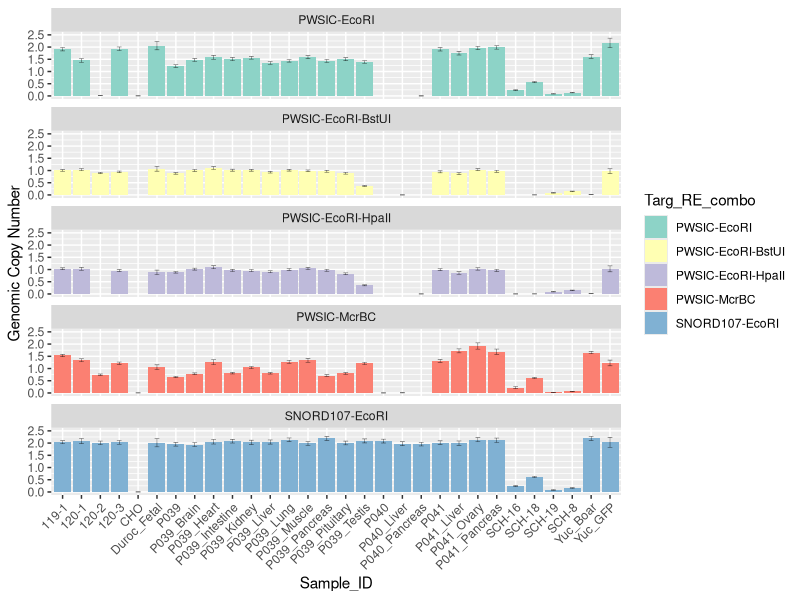
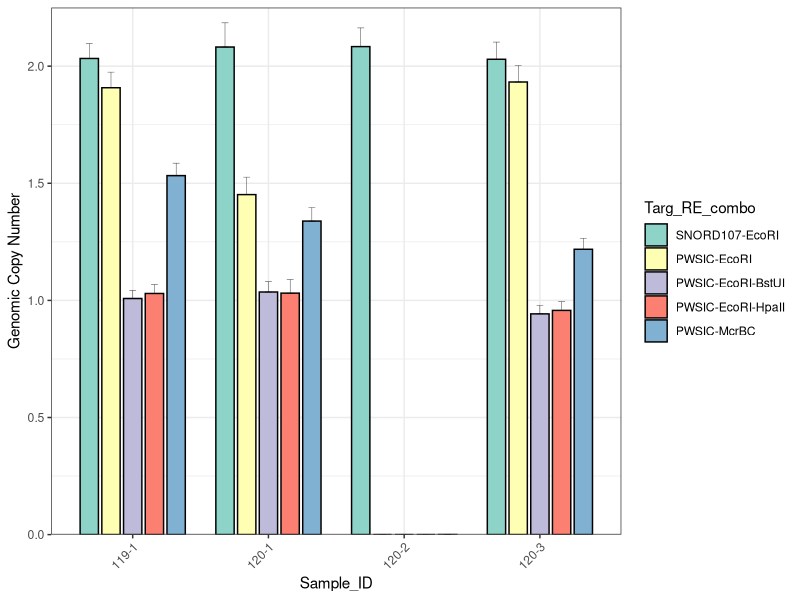
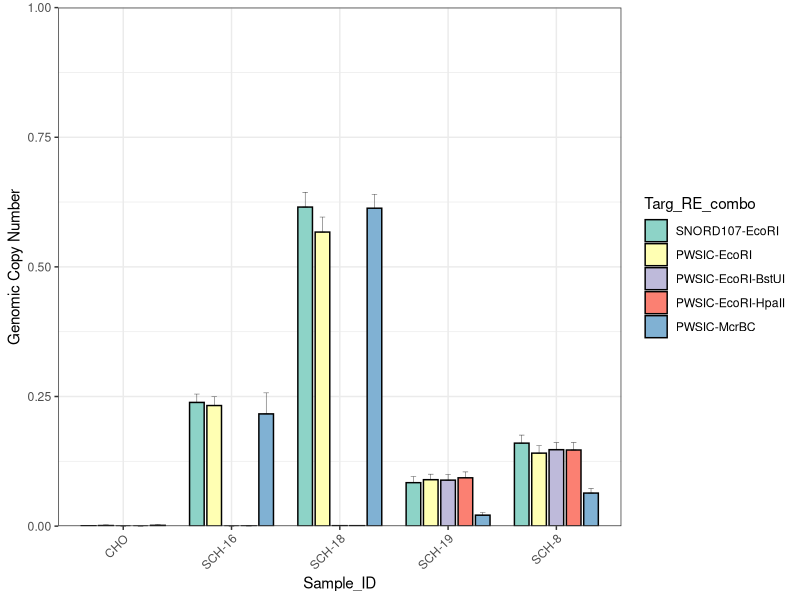
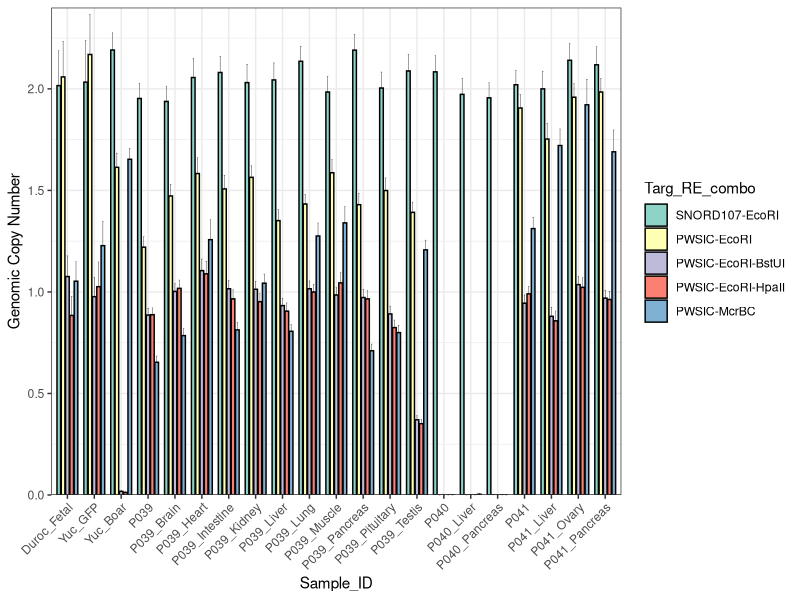
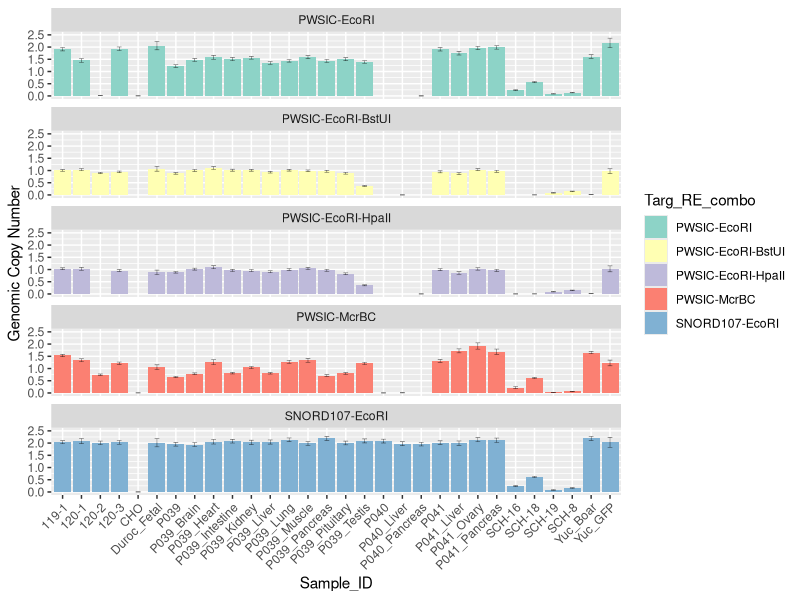
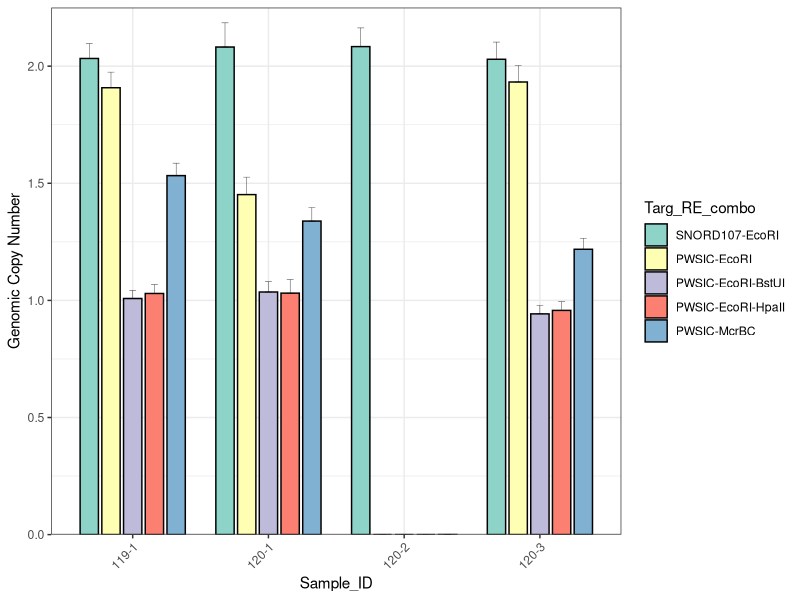
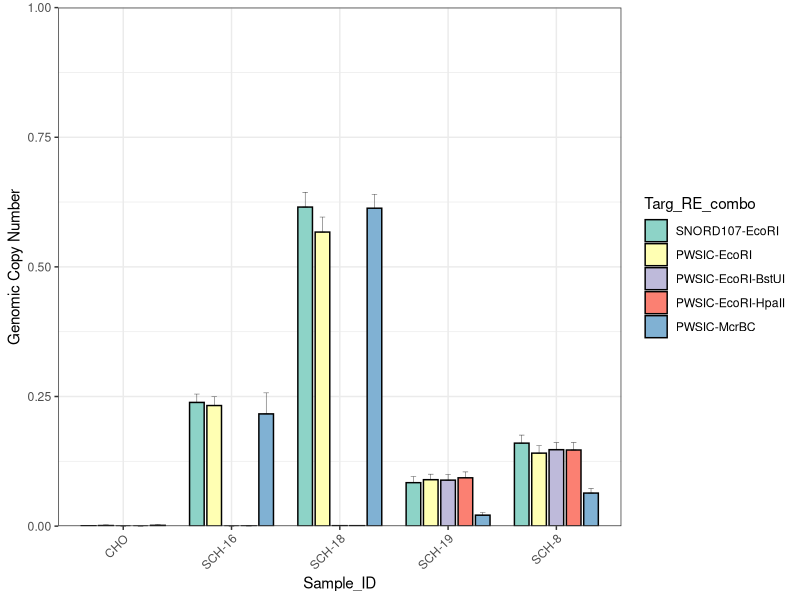
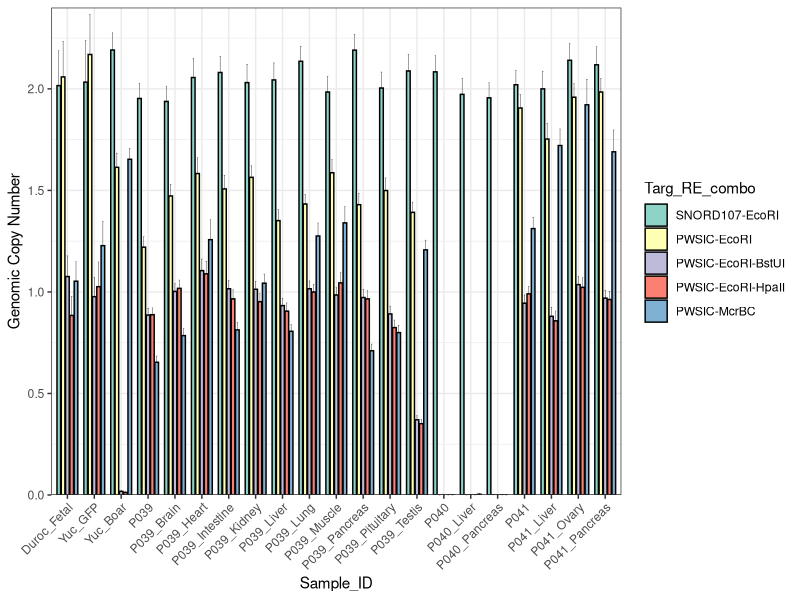

The R source for these figures, in order:
##  EK0224 PWSICdel Pig ddPCR CNV and Methylation assay
##  Script for pig PWSIC CNV and methylation ddPCR Graphing Copy of PWSIC/UBE3A or SNORD107/UBE3A using RE digests for EcoRI, EcoRI+HpaII, McrBC, EcoRI + BstUI
##  Plate 1 EcoRI and EcoRI/HpaII (PWSIC/UBE3A) and EcoRI (SNORD107/UBE3A)
##  Plate 2 McrBC and EcoRI/BstUI (PWSIC/UBE3A)
##  Dec 9th 2021; revused 2/27/2023

##  library dependencies
library(readr)
library(dplyr)
library(ggplot2)
library(tidyr)
library(forcats)
library(stringr)


## Vec list for designating RE digests
Vec_01_to_04 <- c(paste0("A", 0, 1:4), paste0("B", 0, 1:4), paste0("C", 0, 1:4), paste0("D", 0, 1:4),
                  paste0("E", 0, 1:4), paste0("F", 0, 1:4), paste0("G", 0, 1:4), paste0("H", 0, 1:4))
Vec_05_to_08 <- c(paste0("A", 0, 5:8), paste0("B", 0, 5:8), paste0("C", 0, 5:8), paste0("D", 0, 5:8),
                  paste0("E", 0, 5:8), paste0("F", 0, 5:8), paste0("G", 0, 5:8), paste0("H", 0, 5:8))
Vec_09_to_12 <- c(c(paste0("A", "09"), paste0("A", 10:12)), c(paste0("B", "09"), paste0("B", 10:12)),
                  c(paste0("C", "09"), paste0("C", 10:12)), c(paste0("D", "09"), paste0("D", 10:12)),
                  c(paste0("E", "09"), paste0("E", 10:12)), c(paste0("F", "09"), paste0("F", 10:12)),
                  c(paste0("G", "09"), paste0("G", 10:12)), c(paste0("H", "09"), paste0("H", 10:12)))

##  Import and clean data
EK0224_plate_1 <- read_csv("EK0224_PWSpig_probe_manual.csv") %>%
  select(Well, Sample, Target, ReferenceUsed, "Conc(copies/µL)", CNV, PoissonCNVMax, PoissonCNVMin, Ratio, PoissonRatioMax, PoissonRatioMin) %>% 
  filter(Target %in% c("PWSIC", "SNORD107")) %>%
  filter(!(Well %in% c("A01", "B01", "A05", "B05", "A09", "B09"))) %>% ## remove buffer-control and NTC reactions
#  mutate(Target = factor(Target, levels =  c("ACADVL_ex10", "ACADVL_in11", "ACADVL_ex15", "ACADVL_ex20"))) %>%
  mutate(Conc = as.numeric(`Conc(copies/µL)`)) %>%
  mutate(RE_dig = if_else(Well %in% Vec_01_to_04, "EcoRI",
                         if_else(Well %in% Vec_05_to_08, "EcoRI-HpaII",
                                 if_else(Well %in% Vec_09_to_12, "EcoRI", "error")))) %>%
  mutate(plate = "plate_1")

EK0224_plate_2 <- read_csv("EK0224_PWSpig_probe_plate2_manual.csv") %>%
  select(Well, Sample, Target, ReferenceUsed, "Conc(copies/µL)", CNV, PoissonCNVMax, PoissonCNVMin, Ratio, PoissonRatioMax, PoissonRatioMin) %>% 
  filter(Target == "PWSIC") %>%
  filter(!(Well %in% c("A01","B01", "A05", "B05"))) %>% ## remove buffer-control and NTC reactions
  #  mutate(Target = factor(Target, levels =  c("ACADVL_ex10", "ACADVL_in11", "ACADVL_ex15", "ACADVL_ex20"))) %>%
  mutate(Conc = as.numeric(`Conc(copies/µL)`)) %>%
  mutate(RE_dig = if_else(Well %in% Vec_01_to_04, "McrBC",
                          if_else(Well %in% Vec_05_to_08, "EcoRI-BstUI", "error"))) %>%
  mutate(plate = "plate_1")
  
##combine plates 1 and 2
EK0224_full <- rbind(EK0224_plate_1, EK0224_plate_2) %>%
  mutate(Targ_RE_combo = factor(str_c(Target, RE_dig, sep = "-")))




##adjust names for Sample
Sample_Conv <- data.frame(
  Sample = c(paste0("EK", 0, 2:9), paste0("EK", 10:31)),
  Sample_ID = factor(c("P039_Testis", "P039_Intestine", "P039_Pancreas", "P039_Liver", "P039_Kidney", "P039_Brain", "P039_Pituitary", "P039_Lung",
                       "P039_Heart", "P039_Muscle", "P040_Pancreas", "P040_Liver", "P041_Pancreas", "P041_Ovary", "P041_Liver",
                       "119-1", "120-1", "120-2", "120-3", "P039", "P040", "P041",
                       "CHO", "SCH-8", "SCH-16", "SCH-18", "SCH-19", "Yuc_Boar", "Yuc_GFP", "Duroc_Fetal")))


EK0224_full_rename <- EK0224_full %>% left_join(Sample_Conv) %>%
  select(Sample, Sample_ID, RE_dig, Target, Targ_RE_combo, ReferenceUsed, CNV, PoissonCNVMax, PoissonCNVMin, Ratio, PoissonRatioMax, PoissonRatioMin) %>%
  arrange(Sample) 



##plot of PWS_pigs by Target-RE_dig ACADVL exon
EK0224_full_rename %>%
  ggplot(aes(x = Sample_ID, y = CNV)) +
  geom_col(aes(fill = Targ_RE_combo)) +
  facet_wrap(.~Targ_RE_combo, ncol = 1) +
  theme(axis.text.x = element_text(angle =45, hjust =1)) +
  geom_errorbar(aes(ymin = PoissonCNVMin, ymax = PoissonCNVMax), width = 0.25, size =0.125) +
  scale_y_continuous(
    name = "Genomic Copy Number",
    limits = c(0, 2.5),
    breaks = c(0, 0.5, 1.0, 1.5, 2, 2.5)
  ) +
  #  scale_x_discrete(NULL, labels = NULL) +
#  labs(fill = "Cell Line") +
  scale_fill_brewer(palette = "Set3")


ggsave("EK0224_PWSpigddPCR_1.pdf",
       device = "pdf",
       units = "cm",
       width =  20,
       height = 25,
       dpi = "retina",
       useDingbats = FALSE)

## plot to just Adult pig DNA
EK0224_full_rename %>%
  mutate(Sample_ID = str_replace_all(!!sym("Sample_ID"),"P040", "120-2")) %>%  ##chatGPT code :)
  filter(Sample %in% c("EK17", "EK18", "EK22", "EK20")) %>%
  mutate(Sample_ID = as_factor(Sample_ID)) %>%
  mutate(Sample_ID = fct_relevel(Sample_ID, c("119-1", "120-1", "120-2", "120-3"))) %>%
  mutate(Targ_RE_combo = fct_relevel(Targ_RE_combo,
        c("SNORD107-EcoRI", "PWSIC-EcoRI", "PWSIC-EcoRI-BstUI", "PWSIC-EcoRI-HpaII", "PWSIC-McrBC"))) %>%
  ggplot(aes(x = Sample_ID, y = CNV, fill = Targ_RE_combo)) +
  geom_col(color = "black",
           position = position_dodge(0.8), width = 0.675) +
  theme_bw() +
  theme(axis.text.x = element_text(angle =45, hjust =1)) +
  geom_errorbar(aes(ymin = CNV, ymax = PoissonCNVMax),
                position = position_dodge(width=0.8),
                width = 0.25, size =0.125) +
  scale_y_continuous(
    name = "Genomic Copy Number",
    limits = c(0, 2.25),
    breaks = c(0, 0.5, 1.0, 1.5, 2),
    expand = c(0,0)
  ) +
  scale_fill_brewer(palette = "Set3")

ggsave("EK0224_PWSpigddPCR_1.pdf",
       device = "pdf",
       units = "cm",
       width =  9,
       height = 6,
       dpi = "retina",
       useDingbats = FALSE)

## plot to just CHO and SCH lines
EK0224_full_rename %>%
#  mutate(Sample_ID = str_replace_all(!!sym("Sample_ID"),"P040", "120-2")) %>%  ##chatGPT code :)
  filter(Sample %in% paste0("EK", 24:28)) %>%
#  mutate(Sample_ID = as_factor(Sample_ID)) %>%
#  mutate(Sample_ID = fct_relevel(Sample_ID, c("119-1", "120-1", "120-2", "120-3"))) %>%
  mutate(Targ_RE_combo = fct_relevel(Targ_RE_combo,
                                     c("SNORD107-EcoRI", "PWSIC-EcoRI", "PWSIC-EcoRI-BstUI", "PWSIC-EcoRI-HpaII", "PWSIC-McrBC"))) %>%
  ggplot(aes(x = Sample_ID, y = CNV, fill = Targ_RE_combo)) +
  geom_col(color = "black",
           position = position_dodge(0.8), width = 0.675) +
  theme_bw() +
  theme(axis.text.x = element_text(angle =45, hjust =1)) +
  geom_errorbar(aes(ymin = CNV, ymax = PoissonCNVMax),
                position = position_dodge(width=0.8),
                width = 0.25, size =0.125) +
  scale_y_continuous(
    name = "Genomic Copy Number",
    limits = c(0, 1.0),
    breaks = c(0, 0.25, 0.5, 0.75, 1),
    expand = c(0,0)
  ) +
  scale_fill_brewer(palette = "Set3")

ggsave("EK0224_PWSpigddPCR_2.pdf",
       device = "pdf",
       units = "cm",
       width =  9,
       height = 6,
       dpi = "retina",
       useDingbats = FALSE)

##plot all pig tissues
EK0224_full_rename %>%
  #  mutate(Sample_ID = str_replace_all(!!sym("Sample_ID"),"P040", "120-2")) %>%  ##chatGPT code :)
  filter(!(Sample %in% c(paste0("EK", 24:28), c("EK17", "EK18","EK19", "EK20")))) %>%
  mutate(Sample_ID = as_factor(Sample_ID)) %>%
  mutate(Sample_ID = fct_relevel(Sample_ID, c("Duroc_Fetal", "Yuc_GFP", "Yuc_Boar"))) %>% ##yucboar should be 1n
  mutate(Targ_RE_combo = fct_relevel(Targ_RE_combo,
                                     c("SNORD107-EcoRI", "PWSIC-EcoRI", "PWSIC-EcoRI-BstUI", "PWSIC-EcoRI-HpaII", "PWSIC-McrBC"))) %>%
  ggplot(aes(x = Sample_ID, y = CNV, fill = Targ_RE_combo)) +
  geom_col(color = "black",
           position = position_dodge(0.8), width = 0.675) +
  theme_bw() +
  theme(axis.text.x = element_text(angle =45, hjust =1)) +
  geom_errorbar(aes(ymin = CNV, ymax = PoissonCNVMax),
                position = position_dodge(width=0.8),
                width = 0.25, size =0.125) +
  scale_y_continuous(
    name = "Genomic Copy Number",
    limits = c(0, 2.40),
    breaks = c(0, 0.5, 1.0, 1.5, 2),
    expand = c(0,0)
  ) +
  scale_fill_brewer(palette = "Set3")

ggsave("EK0224_PWSpigddPCR_3.pdf",
       device = "pdf",
       units = "cm",
       width =  18,
       height = 9,
       dpi = "retina",
       useDingbats = FALSE)

